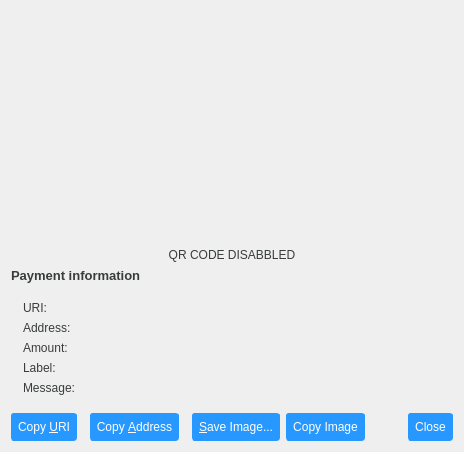
<?xml version="1.0" encoding="UTF-8"?>
<ui version="4.0">
 <class>ReceiveRequestDialog</class>
 <widget class="QDialog" name="ReceiveRequestDialog">
  <property name="geometry">
   <rect>
    <x>0</x>
    <y>0</y>
    <width>464</width>
    <height>452</height>
   </rect>
  </property>
  <property name="styleSheet">
   <string notr="true">QPushButton {
    border-style: solid;
    border-radius: 3px;
	border-width: 1px;
    color: #ffffff;
	border-color: rgb(39, 152, 255);
	background-color: rgb(39, 152, 255);
padding : 6px;
}

QPushButton:hover { 
background-color: rgb(151, 156, 161);
}


QLabel , QCheckBox {
	color: rgb(57, 60, 61);
    border : 0px solid ;
   border-radius: 4px;
  
}

QLineEdit , QComboBox{
	color: rgb(57, 60, 61);
    border : 1px solid #E4E4E4 ;
   border-radius: 4px;
}

</string>
  </property>
  <layout class="QGridLayout" name="gridLayout_2" rowstretch="1,0,0,0">
   <item row="2" column="0">
    <layout class="QGridLayout" name="gridLayout" columnstretch="0,1">
     <property name="leftMargin">
      <number>12</number>
     </property>
     <property name="topMargin">
      <number>12</number>
     </property>
     <property name="rightMargin">
      <number>12</number>
     </property>
     <property name="bottomMargin">
      <number>12</number>
     </property>
     <item row="3" column="1">
      <widget class="QLabel" name="label_Label">
       <property name="text">
        <string notr="true"/>
       </property>
       <property name="textFormat">
        <enum>Qt::RichText</enum>
       </property>
      </widget>
     </item>
     <item row="3" column="0">
      <widget class="QLabel" name="label_label">
       <property name="text">
        <string>Label:</string>
       </property>
      </widget>
     </item>
     <item row="2" column="1">
      <widget class="QLabel" name="label_Amount">
       <property name="text">
        <string notr="true"/>
       </property>
       <property name="textFormat">
        <enum>Qt::RichText</enum>
       </property>
      </widget>
     </item>
     <item row="4" column="1">
      <widget class="QLabel" name="label_Message">
       <property name="text">
        <string notr="true"/>
       </property>
       <property name="textFormat">
        <enum>Qt::RichText</enum>
       </property>
      </widget>
     </item>
     <item row="0" column="0">
      <widget class="QLabel" name="label_2">
       <property name="text">
        <string>URI:</string>
       </property>
      </widget>
     </item>
     <item row="1" column="0">
      <widget class="QLabel" name="label_3">
       <property name="text">
        <string>Address:</string>
       </property>
      </widget>
     </item>
     <item row="1" column="1">
      <widget class="QLabel" name="label_Address">
       <property name="text">
        <string notr="true"/>
       </property>
       <property name="textFormat">
        <enum>Qt::RichText</enum>
       </property>
      </widget>
     </item>
     <item row="4" column="0">
      <widget class="QLabel" name="label_message">
       <property name="text">
        <string>Message:</string>
       </property>
      </widget>
     </item>
     <item row="2" column="0">
      <widget class="QLabel" name="label_amount">
       <property name="text">
        <string>Amount:</string>
       </property>
      </widget>
     </item>
     <item row="0" column="1">
      <widget class="QLabel" name="label_URI">
       <property name="text">
        <string notr="true"/>
       </property>
       <property name="textFormat">
        <enum>Qt::RichText</enum>
       </property>
      </widget>
     </item>
    </layout>
   </item>
   <item row="1" column="0">
    <widget class="QLabel" name="label">
     <property name="font">
      <font>
       <pointsize>10</pointsize>
       <weight>75</weight>
       <bold>true</bold>
       <strikeout>false</strikeout>
       <stylestrategy>PreferDefault</stylestrategy>
      </font>
     </property>
     <property name="text">
      <string>Payment information</string>
     </property>
    </widget>
   </item>
   <item row="3" column="0">
    <layout class="QHBoxLayout" name="horizontalLayout">
     <item>
      <widget class="QPushButton" name="btnCopyURI">
       <property name="text">
        <string>Copy &amp;URI</string>
       </property>
       <property name="autoDefault">
        <bool>false</bool>
       </property>
      </widget>
     </item>
     <item>
      <spacer name="horizontalSpacer_3">
       <property name="orientation">
        <enum>Qt::Horizontal</enum>
       </property>
       <property name="sizeType">
        <enum>QSizePolicy::Preferred</enum>
       </property>
       <property name="sizeHint" stdset="0">
        <size>
         <width>10</width>
         <height>10</height>
        </size>
       </property>
      </spacer>
     </item>
     <item>
      <widget class="QPushButton" name="btnCopyAddress">
       <property name="text">
        <string>Copy &amp;Address</string>
       </property>
       <property name="autoDefault">
        <bool>false</bool>
       </property>
      </widget>
     </item>
     <item>
      <spacer name="horizontalSpacer">
       <property name="orientation">
        <enum>Qt::Horizontal</enum>
       </property>
       <property name="sizeType">
        <enum>QSizePolicy::Preferred</enum>
       </property>
       <property name="sizeHint" stdset="0">
        <size>
         <width>10</width>
         <height>10</height>
        </size>
       </property>
      </spacer>
     </item>
     <item>
      <widget class="QPushButton" name="btnSaveAs">
       <property name="text">
        <string>&amp;Save Image...</string>
       </property>
       <property name="autoDefault">
        <bool>false</bool>
       </property>
      </widget>
     </item>
     <item>
      <widget class="QPushButton" name="btnCopyImage">
       <property name="text">
        <string>Copy Image</string>
       </property>
      </widget>
     </item>
     <item>
      <spacer name="horizontalSpacer_2">
       <property name="orientation">
        <enum>Qt::Horizontal</enum>
       </property>
       <property name="sizeHint" stdset="0">
        <size>
         <width>40</width>
         <height>20</height>
        </size>
       </property>
      </spacer>
     </item>
     <item>
      <widget class="QDialogButtonBox" name="buttonBox">
       <property name="standardButtons">
        <set>QDialogButtonBox::Close</set>
       </property>
      </widget>
     </item>
    </layout>
   </item>
   <item row="0" column="0">
    <widget class="QWidget" name="QRCode" native="true">
     <layout class="QVBoxLayout" name="verticalLayout" stretch="1,0">
      <property name="leftMargin">
       <number>0</number>
      </property>
      <property name="topMargin">
       <number>0</number>
      </property>
      <property name="rightMargin">
       <number>0</number>
      </property>
      <property name="bottomMargin">
       <number>0</number>
      </property>
      <item>
       <widget class="QBackgroundImageFrame" name="qrimage">
        <property name="enabled">
         <bool>true</bool>
        </property>
        <property name="minimumSize">
         <size>
          <width>200</width>
          <height>200</height>
         </size>
        </property>
        <property name="frameShape">
         <enum>QFrame::NoFrame</enum>
        </property>
        <property name="frameShadow">
         <enum>QFrame::Plain</enum>
        </property>
        <property name="lineWidth">
         <number>0</number>
        </property>
       </widget>
      </item>
      <item>
       <widget class="QLabel" name="lblQRCode">
        <property name="text">
         <string>QR CODE DISABBLED</string>
        </property>
        <property name="alignment">
         <set>Qt::AlignCenter</set>
        </property>
       </widget>
      </item>
     </layout>
    </widget>
   </item>
  </layout>
 </widget>
 <customwidgets>
  <customwidget>
   <class>QBackgroundImageFrame</class>
   <extends>QFrame</extends>
   <header>qt/widgets/qbackgroundimageframe.h</header>
   <container>1</container>
  </customwidget>
 </customwidgets>
 <resources/>
 <connections>
  <connection>
   <sender>buttonBox</sender>
   <signal>rejected()</signal>
   <receiver>ReceiveRequestDialog</receiver>
   <slot>reject()</slot>
   <hints>
    <hint type="sourcelabel">
     <x>452</x>
     <y>573</y>
    </hint>
    <hint type="destinationlabel">
     <x>243</x>
     <y>298</y>
    </hint>
   </hints>
  </connection>
  <connection>
   <sender>buttonBox</sender>
   <signal>accepted()</signal>
   <receiver>ReceiveRequestDialog</receiver>
   <slot>accept()</slot>
   <hints>
    <hint type="sourcelabel">
     <x>452</x>
     <y>573</y>
    </hint>
    <hint type="destinationlabel">
     <x>243</x>
     <y>298</y>
    </hint>
   </hints>
  </connection>
 </connections>
</ui>
